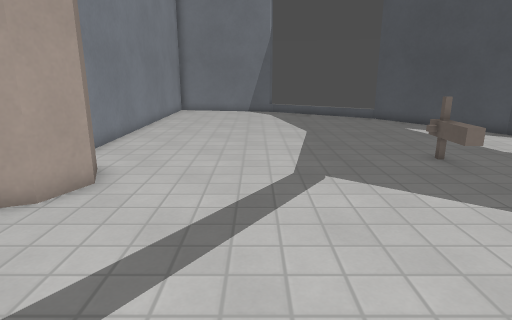
view 1 (above)

16 first-person views from a walk through a Godot game level. The camera is 1.3 m above the floor, tilts 14° down and sees 75° across. The floor is counted in squares, 0.5 m on a side. Each view is taken from the middle of a square. On the plan, view 1 faces up. The plan holds only what a view shows up to about 20 squares ahead; the rest is blank. The place goes on beyond the plan. Some surface patterns are stand-ins.

view 2
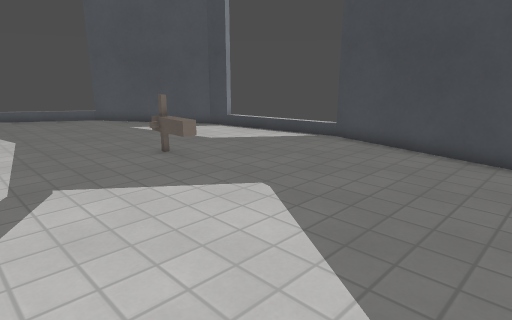

view 3
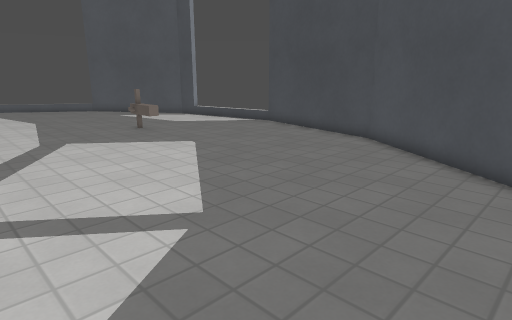

view 4
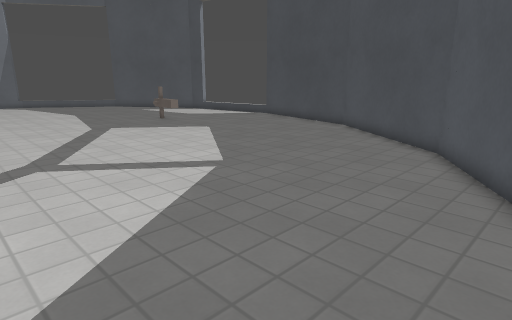

view 5
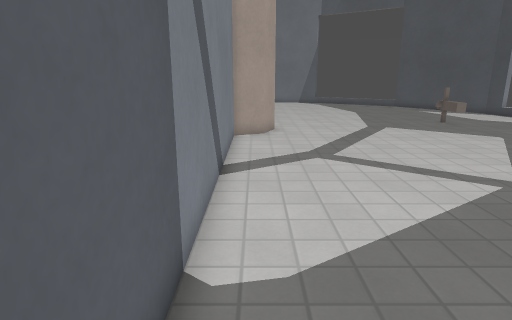

view 6
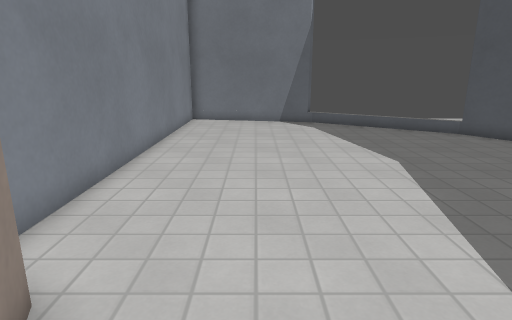

view 7
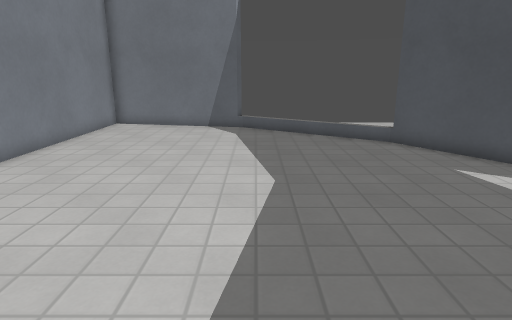

view 8
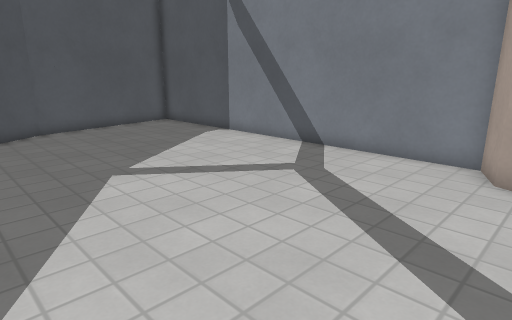

view 9
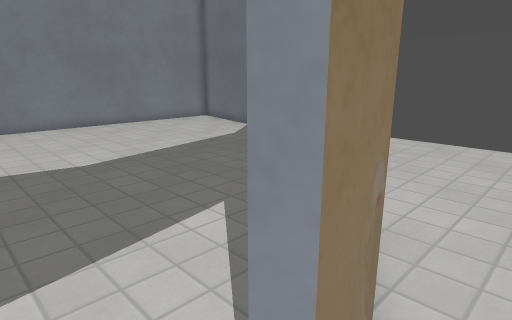

view 10
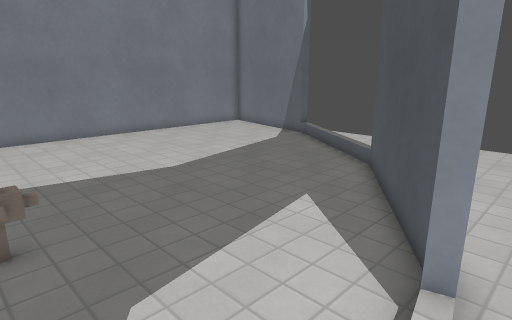

view 11
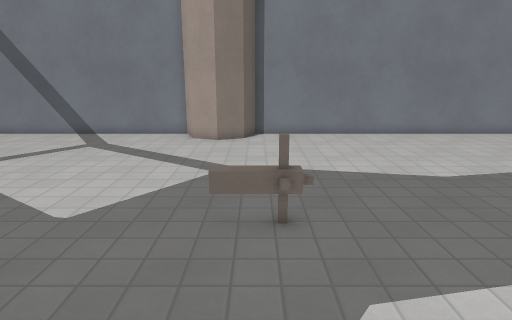

view 12
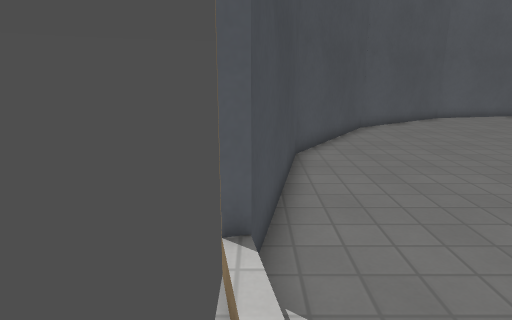

view 13
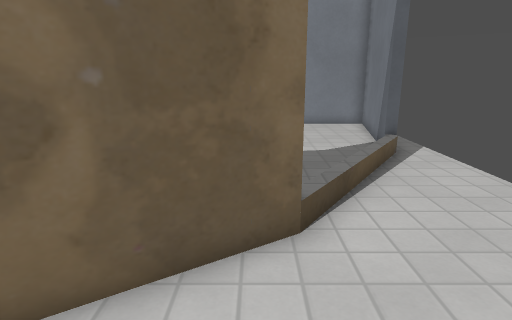

view 14
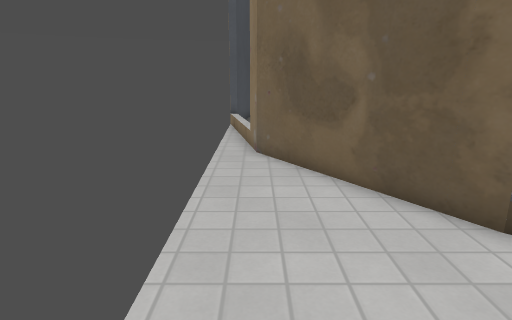

view 15
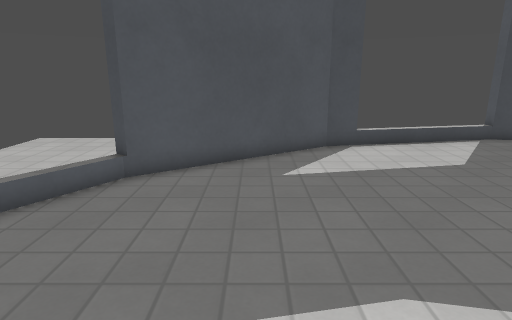

view 16
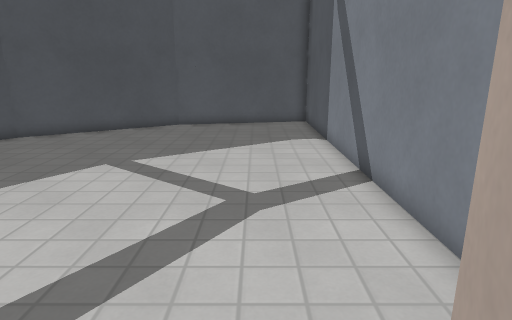

### Floor plan
Points are (right, up) in squares from view 1. A wall is a line through its corners. A room is listed if a view was taken in it or the views show most of it. See-through windows are left out.
Room 1 (views 1, 2, 3, 4, 5, 6, 7, 8, 9, 10, 11, 12, 13, 14, 15, 16)
walls: (11.9, 14.1) (11.6, 15.3) (7.5, 21.4) (7.8, 21.8) (12, 15.4) (12.2, 14.2) (11.9, 14.1); (-6, 6.1) (-6, -11.1) (1.3, -9.6) (7.5, -5.5) (11.6, 0.7) (13.1, 8) (13.5, 8.1); (1.3, 25.6) (-6, 27.1) (-6, 9.9); (1.3, 26.1) (1, 25.6)
objects: other object (-5, 6) to (-4, 10); other object (6, 9) to (6, 10)

Positions as (right, up) in squares from view 1, and headings:
1: (0, 0), facing up
2: (0, 0), facing up-right
3: (-2, -6), facing up-right
4: (-5, -9), facing up-right
5: (-5, -9), facing up
6: (-2, 6), facing up
7: (2, 8), facing up
8: (5, 8), facing down-left
9: (13, 13), facing up-left
10: (13, 10), facing up-left
11: (13, 10), facing left
12: (13, 12), facing down
13: (13, 21), facing left
14: (12, 27), facing down
15: (-1, 18), facing right
16: (-3, 9), facing down
